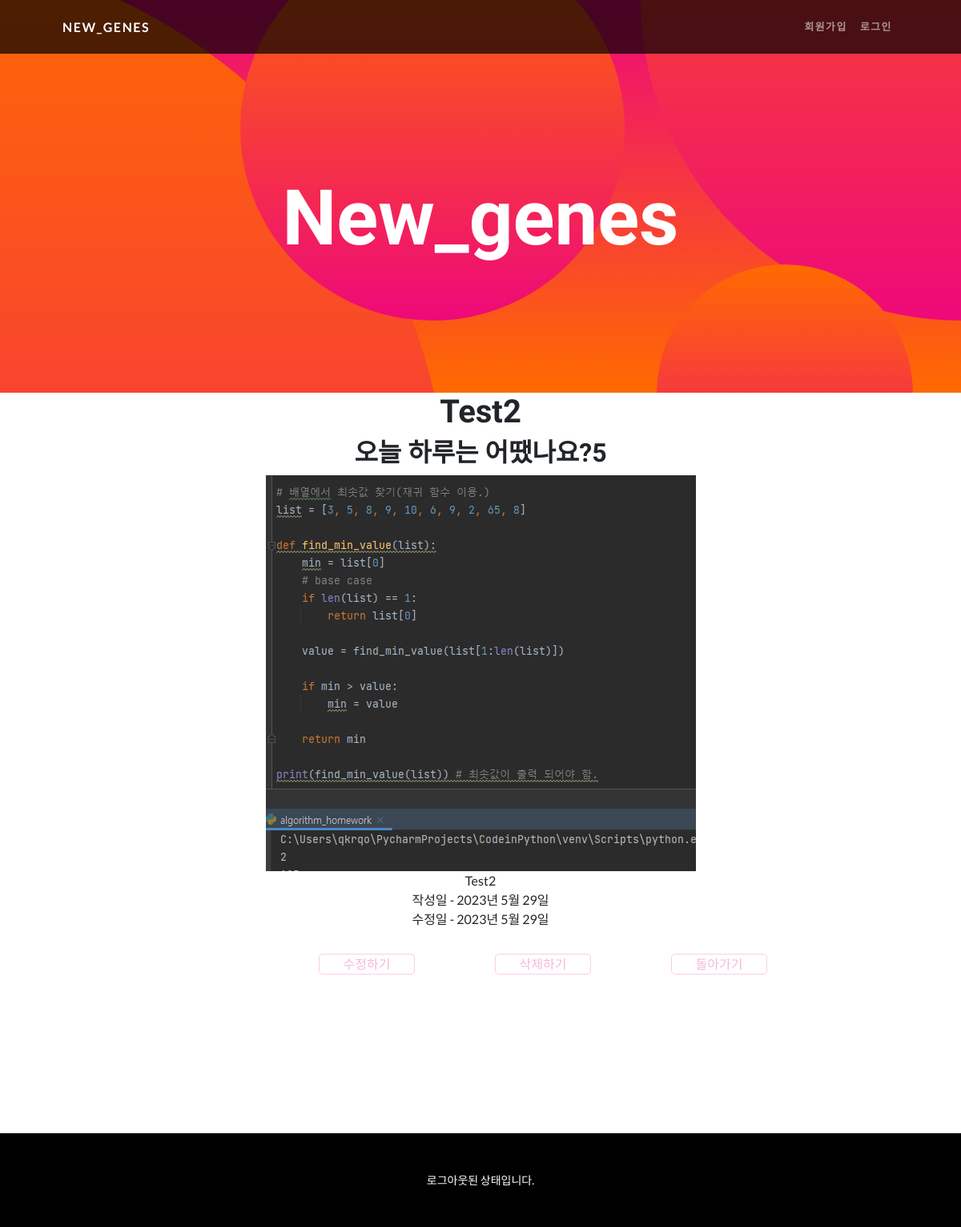
Screenshot of /gene_diary_list/gene_diary_detail_view/3/ with the database file from the repository.
### Gene/models.py (models this page shows)
class Diary(models.Model):
    user = models.ForeignKey(User, on_delete=models.CASCADE)
    title = models.CharField(max_length=50, null=True)
    rating = [
        (1, '★'),
        (2, '★★'),
        (3, '★★★'),
        (4, '★★★★'),
        (5, '★★★★★')
    ]
    feeling_rating = models.IntegerField(choices=rating, default=None)
    diary_image = models.ImageField(upload_to="diary_pics")
    diary_image2 = models.ImageField(upload_to="diary_pics", blank = True)
    diary_image3 = models.ImageField(upload_to="diary_pics", blank = True)
    content = models.TextField()
    dt_created = models.DateField(auto_now_add=True)
    dt_updated = models.DateField(auto_now=True)

### Gene/views.py (the view)
# urls.py: path('gene_diary_list/gene_diary_detail_view/<int:diary_id>/', views.Gene_Diary_Detail_View.as_view(), name='gene_diary_detail'),
class Gene_Diary_Detail_View(DetailView):
    model = Diary
    template_name = "Diary/diary_detail.html"
    context_object_name = "diary"
    pk_url_kwarg = "diary_id"

### Gene/templates/Diary/diary_detail.html
{% extends 'gene_base/base.html' %}
{% load static %}
{% block content %}
    <div class="diary_detail_style">
        <div>
            <h1>{{diary.title}}</h1>
        </div>
        <div>
            <h2>오늘 하루는 어땠나요?{{diary.feeling_rating}}
            </h2>
        </div>
        <div>
            <img src={{diary.diary_image.url}}>
        </div>
        <div>
            {{diary.content|linebreaksbr}}
        </div>
        <div>
            <p>
                <date>작성일 - {{diary.dt_created|date:"Y년 n월 j일"}}</date><br>
                <date>수정일 - {{diary.dt_updated|date:"Y년 n월 j일"}}</date><br>
            </p>
            <p class="diary_detail_button">
                <a class="button" id="pwBtn" href={% url 'gene_diary_update' diary.id %}>수정하기</a>
                <a class="button" id="#cancleBtn" href={% url 'gene_diary_delete' diary.id %} style="margin-left: 80px">삭제하기</a>
                <a class="button" id="submitBtn" href={% url 'gene_diary_list' diary.user.id %} style="margin-left: 80px">돌아가기</a>
            </p>
        </div>
    </div>
{% endblock content %}

### Gene/static/Gene/styles/make.css (style rules this page uses)
.button { display: block; float: left; width: 120px; font-size: medium; margin: 15px 20px; padding: 0 0; text-align: center; border-radius: 5px; transition: all 0.2s ; background-color: #FFF; color: #f4b8da; border: 1px solid #f9cee7; text-decoration: none; }
.diary_detail_style { text-align: center; }
.diary_detail_button { text-align: center; margin-left:300px; }

### rows the page displays
Diary: title "Test2", feeling_rating "5", diary_image (picture), content "Test2", dt_created "2023년 5월 29일", dt_updated "2023년 5월 29일"
